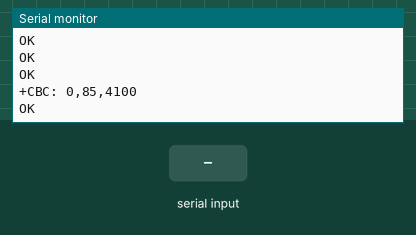
A sketch run on a simulated Arduino Uno, built with avr-gcc and run on an emulated ATmega328P. Parts: the last lines printed to the serial monitor. The inputs (shaded band) are chosen by the test bench. The modem accepts every AT command (registered, SIM ready, sends succeed) and sends nothing else.

Above: at 5.7 s.
5.8 s: "1" received over the second serial link
At 7.2 s:
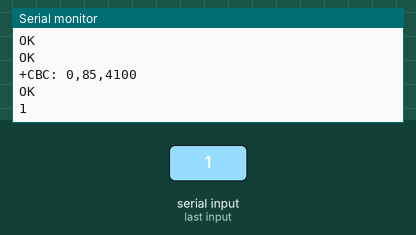
7.5 s: "0" received over the second serial link
At 8.3 s:
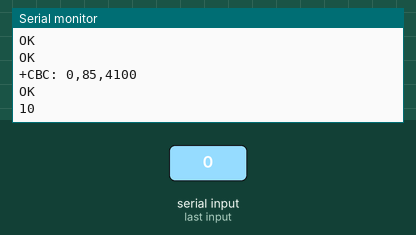

Measured:
- after the input at 5.8 s, the serial monitor: prints a new line after 0.26 s (image 1)
- after the input at 7.5 s, the serial monitor: prints a new line after 0.06 s (image 2)

The sketch:

nodemcu-gsm.ino
```cpp
#include <SoftwareSerial.h>

//Create software serial object to communicate with SIM900
SoftwareSerial mySerial(0, 2); //SIM900 Tx & Rx is connected to Arduino #0 & #2

void setup()
{
  //Begin serial communication with Arduino and Arduino IDE (Serial Monitor)
  Serial.begin(115200);

  //Begin serial communication with Arduino and SIM900
  mySerial.begin(9600);

  Serial.println("Initializing...");
  delay(1000);

  mySerial.println("AT"); //Handshaking with SIM900
  updateSerial();
  mySerial.println("AT+CSQ"); //Signal quality test, value range is 0-31 , 31 is the best
  updateSerial();
  mySerial.println("AT+CCID"); //Read SIM information to confirm whether the SIM is plugged
  updateSerial();
  mySerial.println("AT+CREG?"); //Check whether it has registered in the network
  updateSerial();
  mySerial.println("ATI"); //Get the shield name and revision
  updateSerial();
  mySerial.println("AT+COPS=?"); //Return the list of operators present in the network
  updateSerial();
  mySerial.println("AT+CBC"); //will return the lipo battery state. The second number is the % full (in this case its 93%) and the third number is the actual voltage in mV (in this case, 3.877 V)
  updateSerial();
}

void loop()
{
  updateSerial();
}

void updateSerial()
{
  delay(500);
  while (Serial.available())
  {
    mySerial.write(Serial.read());//Forward what Serial received to Software Serial Port
  }
  while(mySerial.available())
  {
    Serial.write(mySerial.read());//Forward what Software Serial received to Serial Port
  }
}
```
